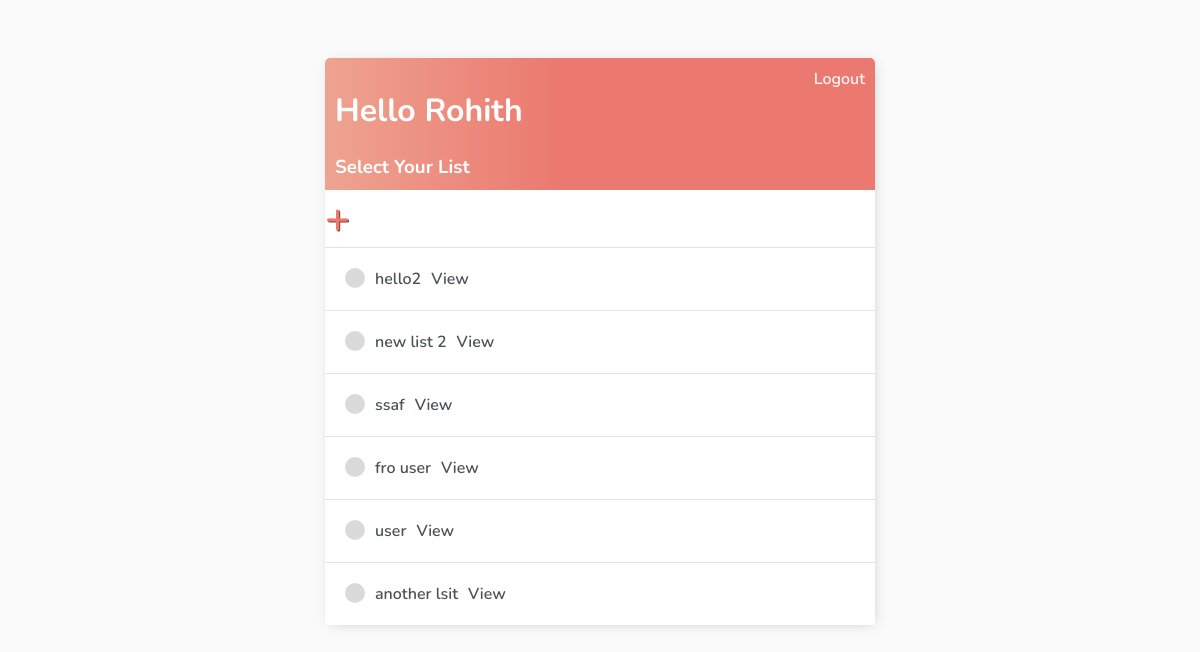
Screenshot of /lists/ (signed in) with the database file from the repository.
### base/models.py (models this page shows)
class AbstractModel(models.Model):
    created_on = models.DateTimeField(auto_now_add=True)
    deleted_on = models.DateTimeField(null=True, blank=True)
    updated_on = models.DateTimeField(auto_now=True)
    created_by = models.ForeignKey(User, on_delete=models.CASCADE, null=True, blank=True, related_name='%(class)s_requests_created')
    updated_by = models.ForeignKey(User, on_delete=models.CASCADE, null=True, blank=True, related_name='%(class)s_requests_updated')
    deleted_by = models.ForeignKey(User, on_delete=models.CASCADE, null=True, blank=True, related_name='%(class)s_requests_deleted')
    class Meta:
        abstract = True

class List(AbstractModel):
    title = models.CharField(max_length=200)
    description = models.TextField(default='', blank=True)
    def __str__(self):
        return self.title

### base/views/ListList.py (the view)
# urls.py: path('', ListList.as_view(), name='lists'),
class ListList(LoginRequiredMixin, ListView):
    model = List
    context_object_name = 'lists'
    def get_context_data(self, **kwargs):
        context = super().get_context_data(**kwargs)
        context['lists'] = context['lists'].filter(created_by=self.request.user)
        search_input = self.request.GET.get('search-area') or ''
        if search_input:
            context['lists'] = context['lists'].filter(title__startswith=search_input)
        context['search_input'] = search_input
        return context

### base/templates/base/list_list.html
{% extends 'base/main.html' %}
{% block content %}
<div class="header-bar">
    <div>
        <h1> Hello {{request.user|title}}</h1>
        <h3 style="margin:0">Select Your List</h3>
    </div>
    {% if request.user.is_authenticated %}
    <a href="{% url 'logout' %}">Logout</a>
    {% else %}
    <a href="{% url 'login' %}">Login</a>
    {% endif %}
</div>
<a id="add-link" href="{% url 'list-create' %}">&#x2b;</a>
<div id="tasklist" class="task-items-wrapper">
    {% for list in lists %}
    <div class="task-wrapper" data-position="{{list.pk}}">
        <div class="task-title">
            <div class="task-incomplete-icon"></div>
            <a href="{% url 'list-update' list.id %}">{{list}}</a>
            <a href="{% url 'tasks' list.id %}">View</a>
        </div>
    </div>
    {% empty %}
    <div style="text-align: center; padding-bottom: 10px; line-height: 1em;">
        <h3>No new lists are created.</h3>
        <h3>Create a <a style="text-decoration: none; color: #e53935;" href="{% url 'list-create' %}">New List</a> ! </h3>
    </div>
    {% endfor %}
</div>
{% endblock content%}

### base/templates/base/main.html (style rules this page uses)
body { background-color: #FAFAFA; font-family: 'Nunito', sans-serif; padding-top: 50px; }
h1, h2, h3, h4, h5, h6, { font-family: 'Raleway', sans-serif; }
a, p { color: #4b5156 }
a { font-weight: 600; }
.header-bar { display: flex; justify-content: space-between; color: #fff; padding: 10px; border-radius: 5px 5px 0 0; background: linear-gradient(90deg, #EEA390 0%, #EB796F 43%, #EB796F 100%); }
.header-bar a { color: rgb(247, 247, 247); text-decoration: none; }
.task-wrapper { display: flex; align-items: center; justify-content: space-between; background-color: #fff; border-top: 1px solid #dfe4ea; overflow: hidden; }
.task-title { display: flex; padding: 20px; }
.task-title a { text-decoration: none; color: #4b5156; margin-left: 10px; }
.task-incomplete-icon { height: 20px; width: 20px; background-color: rgb(218, 218, 218); border-radius: 50%; }
#add-link { color: #EB796F; text-decoration: none; font-size: 42px; text-shadow: 1px 1px #81413b; }
::placeholder { font-weight: 300; opacity: 0.5; }

### rows the page displays
List: title "hello2"
List: title "new list 2"
List: title "ssaf"
List: title "fro user"
List: title "user"
List: title "another lsit"

### other values shown
{{ request.user|title }} "Rohith"
